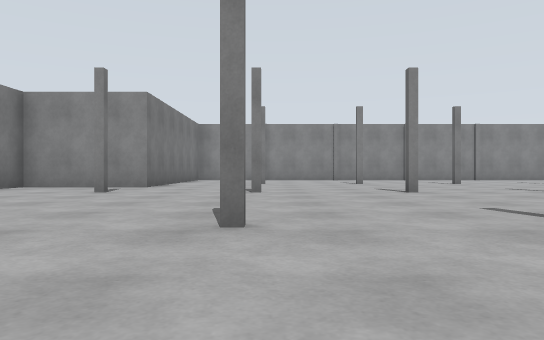
view 1 (above)

18 first-person views from a walk through a world built for the Gazebo simulator. The camera is 0.72 m above the floor, looks level and sees 70° across. The floor is counted in squares, 2 m on a side. Each view is taken from the middle of a square. On the plan, view 1 faces up. The plan holds only what a view shows up to about 9 squares ahead; the rest is blank. The place goes on beyond the plan. Some surface patterns are stand-ins.

view 2
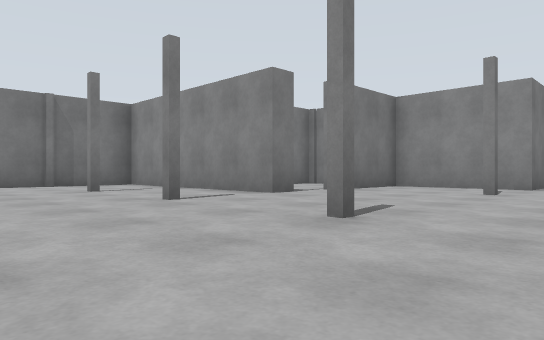

view 3
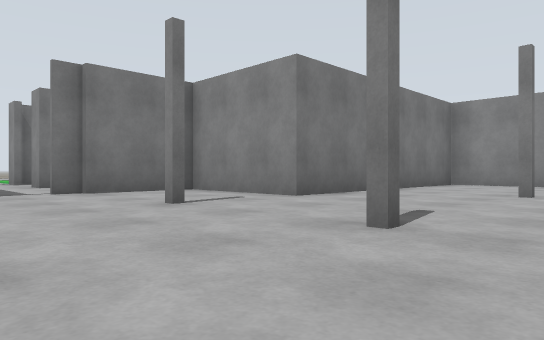

view 4
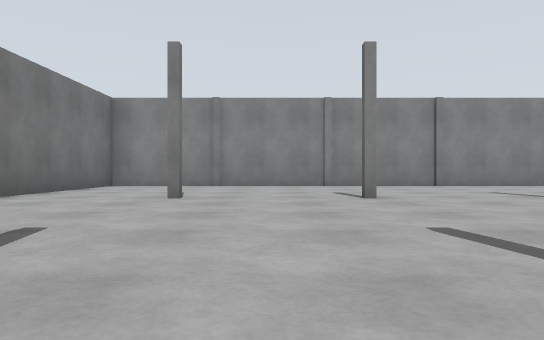

view 5
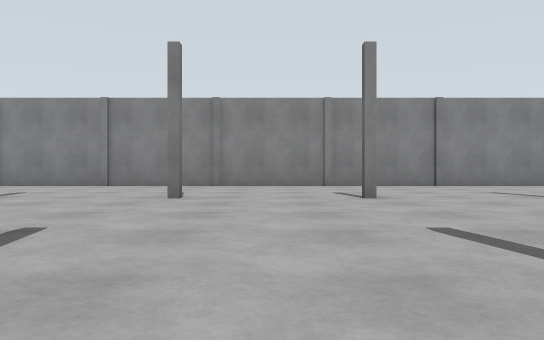

view 6
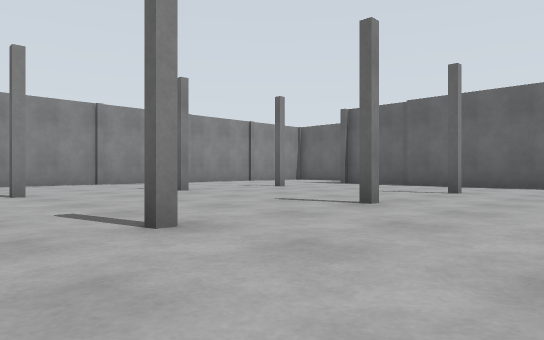

view 7
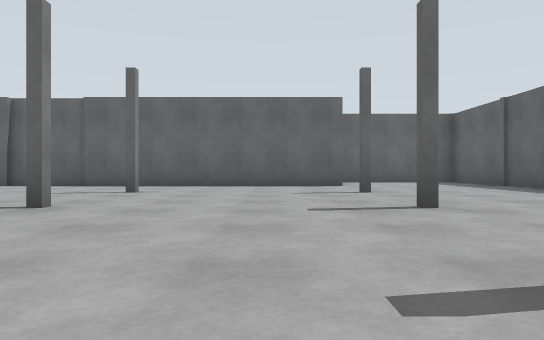

view 8
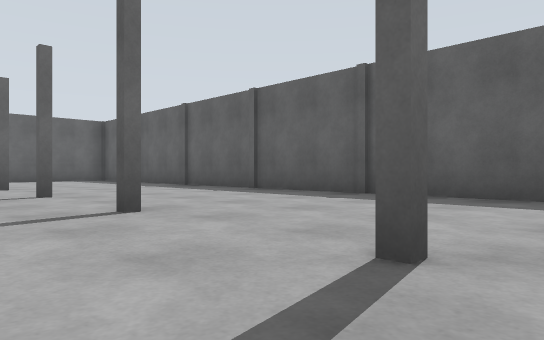

view 9
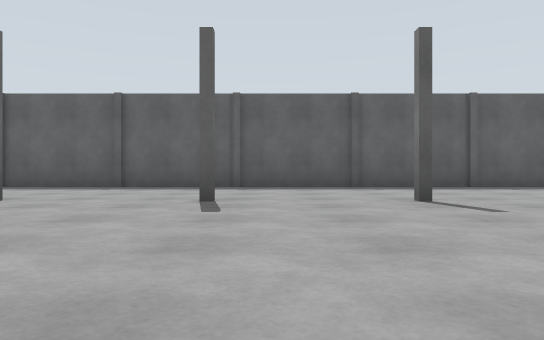

view 10
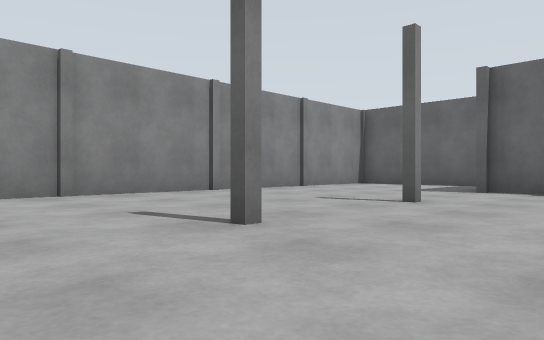

view 11
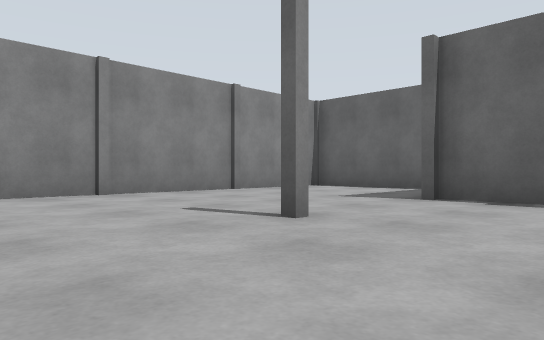

view 12
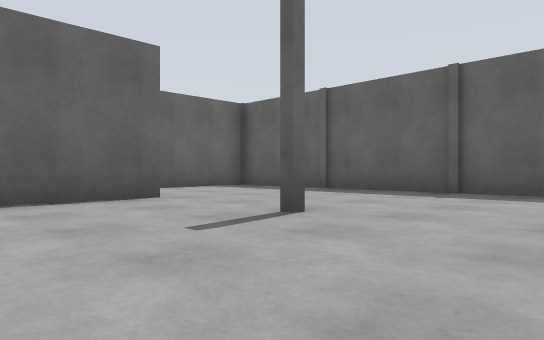

view 13
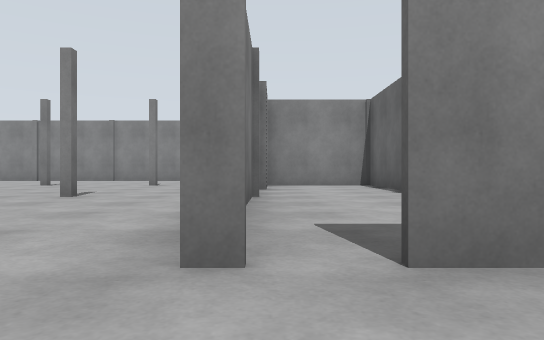

view 14
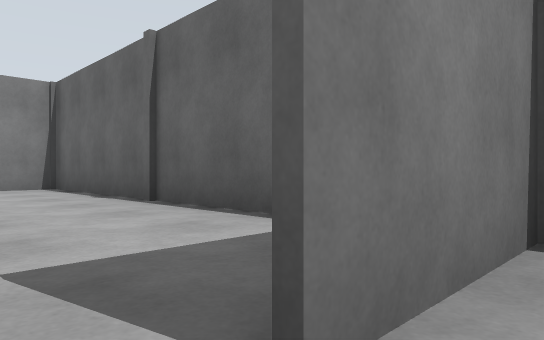

view 15
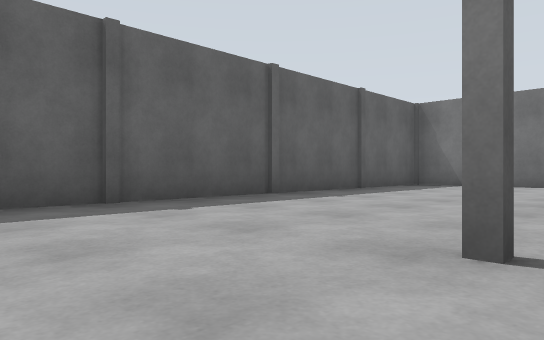

view 16
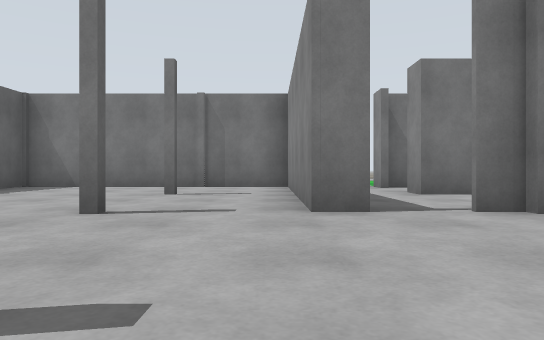

view 17
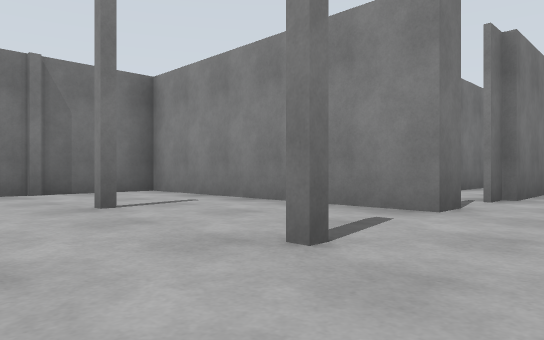

view 18
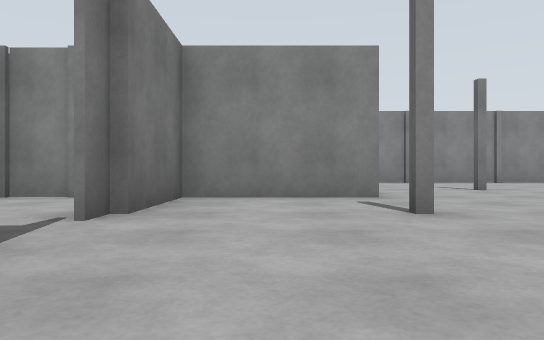

### Floor plan
Points are (right, up) in squares from view 1. A wall is a line through its corners. A room is listed if a view was taken in it or the views show most of it. See-through windows are left out.
Room 1 (views 1, 2, 3, 4, 5, 6, 7, 8, 9, 10, 11, 12, 13, 14, 15, 16, 17, 18)
walls: (5.5, -1.3) (6.5, -1.3); (-2.6, 13.5) (-2.6, 8.1) (-5.2, 8.1) (-5.2, 6.4); (2.6, -1.3) (4.5, -1.3); (7.5, -1.3) (9.5, -1.3); (14.8, 8.2) (14.8, 9.5); (0.6, -1.3) (1.6, -1.3); (-5.2, 4.9) (-5.2, 4.3) (-10.3, 4.3); (14.7, 3.5) (14.7, 8.2); (10.5, -1.3) (11.5, -1.3); (-6.5, 8.1) (-7.6, 8.1); (-2.4, -1.3) (-0.4, -1.3); (12.5, -1.3) (14.5, -1.3); (16.1, 13.8) (-2.5, 13.8); (17.3, 5.4) (17.3, 6.4); (17.3, 10.9) (17.3, 13.5); (-7.7, 7) (-7.7, 6.4); (-4.4, -1.3) (-3.4, -1.3); (15.5, -1.3) (16.5, -1.3); (17.3, -0.5) (17.3, 2.4) (15.5, 2.4); (-10.3, 7) (-10.3, 6.4); (-7.4, -1.3) (-5.4, -1.3); (-10.3, 1.6) (-10.3, -0.5); (-9.4, -1.3) (-8.4, -1.3)
objects: pillar (-8, 2) to (-8, 3); pillar (-8, 6); pillar (-5, 2) to (-5, 3); pillar (-5, 6); pillar (-3, 2) to (-3, 3); pillar (-3, 6); pillar (0, 2) to (0, 3); pillar (0, 6); pillar (0, 10); pillar (0, 14); pillar (2, 2) to (2, 3); pillar (2, 6); pillar (2, 10); pillar (2, 14); pillar (5, 2) to (5, 3); pillar (5, 10); pillar (5, 14); pillar (7, 2) to (7, 3); pillar (7, 6); pillar (7, 10); pillar (7, 14); pillar (10, 2) to (10, 3); pillar (10, 6); pillar (10, 10); pillar (10, 14); pillar (12, 2) to (12, 3); pillar (12, 6); pillar (12, 10); pillar (12, 14); pillar (15, 3); pillar (15, 6); pillar (15, 10); pillar (15, 14); pillar (17, 3); pillar (17, 6); pillar (17, 10)
Room 2 (no view inside)
walls: (17.3, 6.4) (17.3, 9.4); (14.7, 5.4) (14.7, 4.9); (16.5, 10) (15.4, 10); (17.3, 4.2) (17.3, 5.4)

Where each view was taken, in squares from view 1:
view 1: 0 up, 0 right, facing up
view 2: 0 up, 1 left, facing up-left
view 3: 4 up, 1 right, facing up-left
view 4: 5 up, 1 right, facing up
view 5: 5 up, 6 right, facing up
view 6: 4 up, 6 right, facing up-right
view 7: 4 up, 6 right, facing right
view 8: 4 up, 4 right, facing down-right
view 9: 7 up, 4 right, facing down
view 10: 8 up, 8 right, facing up-right
view 11: 8 up, 10 right, facing up-right
view 12: 5 up, 10 right, facing down-right
view 13: 1 up, 15 right, facing up
view 14: 2 up, 15 right, facing up-right
view 15: 3 up, 1 left, facing down-left
view 16: 4 up, 2 left, facing left
view 17: 1 up, 4 left, facing up-left
view 18: 3 up, 4 left, facing up
